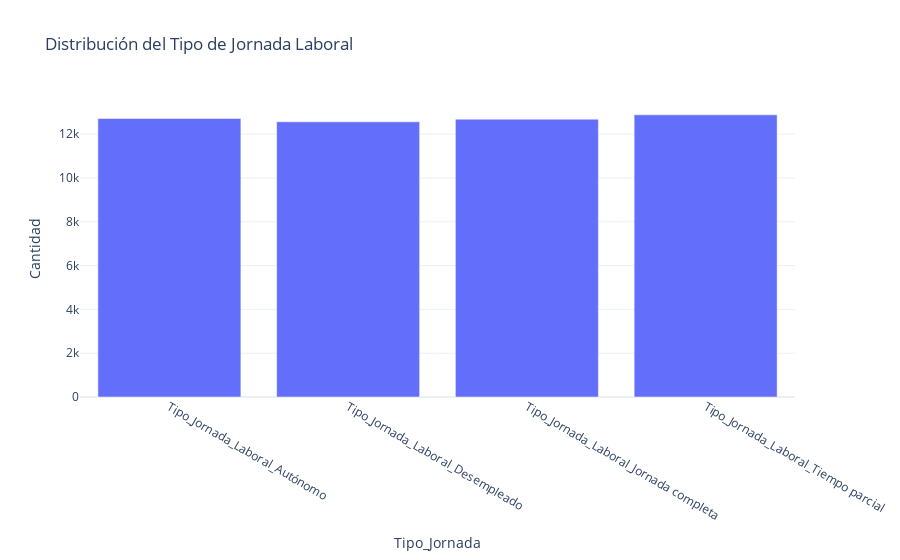

The cell this chart's notebook holds for it:
### Code cell
jornada_cols = [
    "Tipo_Jornada_Laboral_Autónomo",
    "Tipo_Jornada_Laboral_Desempleado",
    "Tipo_Jornada_Laboral_Jornada completa",
    "Tipo_Jornada_Laboral_Tiempo parcial"
]

jornada_counts = df[jornada_cols].sum().reset_index()
jornada_counts.columns = ["Tipo_Jornada", "Cantidad"]

fig = px.bar(
    jornada_counts,
    x="Tipo_Jornada",
    y="Cantidad",
    title="Distribución del Tipo de Jornada Laboral"
)
fig.show()

### Figure 1 — Plotly figure (JSON) as saved in the notebook; plotly's stock layout.template omitted (floating-point values rounded to 4 significant figures)
{"data": [{"hovertemplate": "Tipo_Jornada=%{x}<br>Cantidad=%{y}<extra></extra>", "legendgroup": "", "marker": {"color": "#636efa", "pattern": {"shape": ""}}, "name": "", "orientation": "v", "showlegend": false, "textposition": "auto", "type": "bar", "x": ["Tipo_Jornada_Laboral_Autónomo", "Tipo_Jornada_Laboral_Desempleado", "Tipo_Jornada_Laboral_Jornada completa", "Tipo_Jornada_Laboral_Tiempo parcial"], "xaxis": "x", "y": [12714, 12565, 12684, 12881], "yaxis": "y"}], "layout": {"barmode": "relative", "legend": {"tracegroupgap": 0}, "title": {"text": "Distribución del Tipo de Jornada Laboral"}, "xaxis": {"anchor": "y", "domain": [0, 1], "title": {"text": "Tipo_Jornada"}}, "yaxis": {"anchor": "x", "domain": [0, 1], "title": {"text": "Cantidad"}}}}
